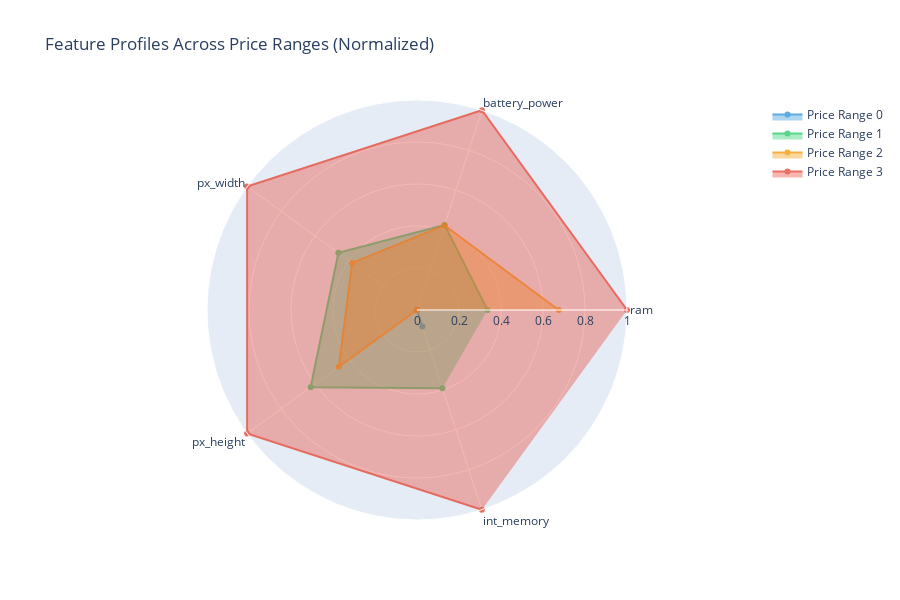

Source (notebook cell):
### Code cell
def plot_radar_chart():
    # Calculate mean values for each price range
    mean_values = df.groupby('price_range').mean()[top_features]
    
    # Normalize data for radar chart
    normalized = (mean_values - mean_values.min()) / (mean_values.max() - mean_values.min())
    
    fig = go.Figure()
    
    for i in range(4):
        fig.add_trace(go.Scatterpolar(
            r=normalized.loc[i].values,
            theta=normalized.columns,
            fill='toself',
            name=f'Price Range {i}',
            line_color=colors[i],
            opacity=0.8
        ))
    
    fig.update_layout(
        polar=dict(
            radialaxis=dict(visible=True, range=[0, 1])
        ),
        title='Feature Profiles Across Price Ranges (Normalized)',
        showlegend=True,
        height=600
    )
    fig.show()

plot_radar_chart()

### Figure 1 — Plotly figure (JSON) as saved in the notebook; plotly's stock layout.template omitted (floating-point values rounded to 4 significant figures)
{"data": [{"fill": "toself", "line": {"color": "#3498db"}, "name": "Price Range 0", "opacity": 0.8, "r": [0.0, 0.0, 0.0, 0.0, 0.08312], "theta": ["ram", "battery_power", "px_width", "px_height", "int_memory"], "type": "scatterpolar"}, {"fill": "toself", "line": {"color": "#2ecc71"}, "name": "Price Range 1", "opacity": 0.8, "r": [0.3357, 0.4256, 0.4629, 0.626, 0.3914], "theta": ["ram", "battery_power", "px_width", "px_height", "int_memory"], "type": "scatterpolar"}, {"fill": "toself", "line": {"color": "#f39c12"}, "name": "Price Range 2", "opacity": 0.8, "r": [0.6748, 0.4235, 0.3815, 0.46, 0.0], "theta": ["ram", "battery_power", "px_width", "px_height", "int_memory"], "type": "scatterpolar"}, {"fill": "toself", "line": {"color": "#e74c3c"}, "name": "Price Range 3", "opacity": 0.8, "r": [1.0, 1.0, 1.0, 1.0, 1.0], "theta": ["ram", "battery_power", "px_width", "px_height", "int_memory"], "type": "scatterpolar"}], "layout": {"height": 600, "polar": {"radialaxis": {"range": [0, 1], "visible": true}}, "showlegend": true, "title": {"text": "Feature Profiles Across Price Ranges (Normalized)"}}}
